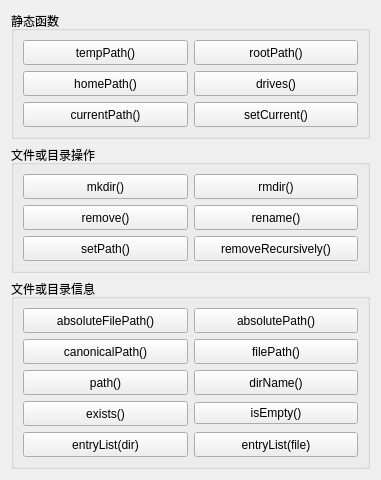
      <widget class="QWidget" name="pageDir">
       <property name="geometry">
        <rect>
         <x>0</x>
         <y>0</y>
         <width>381</width>
         <height>461</height>
        </rect>
       </property>
       <attribute name="icon">
        <iconset resource="res.qrc">
         <normaloff>:/images/images/007.GIF</normaloff>:/images/images/007.GIF</iconset>
       </attribute>
       <attribute name="label">
        <string>QDir类</string>
       </attribute>
       <layout class="QVBoxLayout" name="verticalLayout_4">
        <item>
         <widget class="QGroupBox" name="groupBox">
          <property name="title">
           <string>静态函数</string>
          </property>
          <layout class="QGridLayout" name="gridLayout_3">
           <item row="1" column="0">
            <widget class="QPushButton" name="pushButton_8">
             <property name="minimumSize">
              <size>
               <width>0</width>
               <height>25</height>
              </size>
             </property>
             <property name="toolTip">
              <string>Returns the absolute path of the user's home directory</string>
             </property>
             <property name="text">
              <string>homePath()</string>
             </property>
            </widget>
           </item>
           <item row="0" column="0">
            <widget class="QPushButton" name="pushButton_10">
             <property name="minimumSize">
              <size>
               <width>0</width>
               <height>25</height>
              </size>
             </property>
             <property name="toolTip">
              <string>Returns the absolute canonical path of the system's temporary directory</string>
             </property>
             <property name="text">
              <string>tempPath()</string>
             </property>
            </widget>
           </item>
           <item row="0" column="1">
            <widget class="QPushButton" name="pushButton_9">
             <property name="minimumSize">
              <size>
               <width>0</width>
               <height>25</height>
              </size>
             </property>
             <property name="toolTip">
              <string>Returns the absolute path of the root directory</string>
             </property>
             <property name="text">
              <string>rootPath()</string>
             </property>
            </widget>
           </item>
           <item row="1" column="1">
            <widget class="QPushButton" name="pushButton_7">
             <property name="minimumSize">
              <size>
               <width>0</width>
               <height>25</height>
              </size>
             </property>
             <property name="toolTip">
              <string>Returns a list of the root directories on this system</string>
             </property>
             <property name="text">
              <string>drives()</string>
             </property>
            </widget>
           </item>
           <item row="2" column="0">
            <widget class="QPushButton" name="pushButton_6">
             <property name="minimumSize">
              <size>
               <width>0</width>
               <height>25</height>
              </size>
             </property>
             <property name="toolTip">
              <string>Returns the absolute path of the application's current directory</string>
             </property>
             <property name="text">
              <string>currentPath()</string>
             </property>
            </widget>
           </item>
           <item row="2" column="1">
            <widget class="QPushButton" name="pushButton_60">
             <property name="minimumSize">
              <size>
               <width>0</width>
               <height>25</height>
              </size>
             </property>
             <property name="toolTip">
              <string>Sets the application's current working directory to path</string>
             </property>
             <property name="text">
              <string>setCurrent()</string>
             </property>
            </widget>
           </item>
          </layout>
         </widget>
        </item>
        <item>
         <widget class="QGroupBox" name="groupBox_4">
          <property name="title">
           <string>文件或目录操作</string>
          </property>
          <layout class="QGridLayout" name="gridLayout_2">
           <item row="0" column="0">
            <widget class="QPushButton" name="pushButton_20">
             <property name="minimumSize">
              <size>
               <width>0</width>
               <height>25</height>
              </size>
             </property>
             <property name="toolTip">
              <string>Creates a sub-directory called dirName.</string>
             </property>
             <property name="text">
              <string>mkdir()</string>
             </property>
            </widget>
           </item>
           <item row="2" column="0">
            <widget class="QPushButton" name="pushButton_22">
             <property name="minimumSize">
              <size>
               <width>0</width>
               <height>25</height>
              </size>
             </property>
             <property name="toolTip">
              <string>Removes the file, fileName.</string>
             </property>
             <property name="text">
              <string>remove()</string>
             </property>
            </widget>
           </item>
           <item row="2" column="1">
            <widget class="QPushButton" name="pushButton_23">
             <property name="minimumSize">
              <size>
               <width>0</width>
               <height>25</height>
              </size>
             </property>
             <property name="toolTip">
              <string>Renames a file or directory from oldName to newName</string>
             </property>
             <property name="text">
              <string>rename()</string>
             </property>
            </widget>
           </item>
           <item row="3" column="0">
            <widget class="QPushButton" name="pushButton_26">
             <property name="minimumSize">
              <size>
               <width>0</width>
               <height>25</height>
              </size>
             </property>
             <property name="toolTip">
              <string>Sets the path of the directory to path</string>
             </property>
             <property name="text">
              <string>setPath()</string>
             </property>
            </widget>
           </item>
           <item row="0" column="1">
            <widget class="QPushButton" name="pushButton_24">
             <property name="minimumSize">
              <size>
               <width>0</width>
               <height>25</height>
              </size>
             </property>
             <property name="toolTip">
              <string>Removes the directory specified by dirName.</string>
             </property>
             <property name="text">
              <string>rmdir()</string>
             </property>
            </widget>
           </item>
           <item row="3" column="1">
            <widget class="QPushButton" name="pushButton_12">
             <property name="minimumSize">
              <size>
               <width>0</width>
               <height>25</height>
              </size>
             </property>
             <property name="toolTip">
              <string>Removes the directory, including all its contents.</string>
             </property>
             <property name="text">
              <string>removeRecursively()</string>
             </property>
            </widget>
           </item>
          </layout>
         </widget>
        </item>
        <item>
         <widget class="QGroupBox" name="groupBox_3">
          <property name="title">
           <string>文件或目录信息</string>
          </property>
          <layout class="QGridLayout" name="gridLayout">
           <item row="1" column="1">
            <widget class="QPushButton" name="pushButton_19">
             <property name="minimumSize">
              <size>
               <width>0</width>
               <height>25</height>
              </size>
             </property>
             <property name="toolTip">
              <string>Returns the path name of a file in the directory</string>
             </property>
             <property name="text">
              <string>filePath()</string>
             </property>
            </widget>
           </item>
           <item row="4" column="0">
            <widget class="QPushButton" name="pushButton_11">
             <property name="minimumSize">
              <size>
               <width>0</width>
               <height>25</height>
              </size>
             </property>
             <property name="toolTip">
              <string>Returns a list of the names of all the files and directories in the directory</string>
             </property>
             <property name="text">
              <string>entryList(dir)</string>
             </property>
            </widget>
           </item>
           <item row="4" column="1">
            <widget class="QPushButton" name="pushButton_17">
             <property name="minimumSize">
              <size>
               <width>0</width>
               <height>25</height>
              </size>
             </property>
             <property name="toolTip">
              <string>Returns a list of the names of all the files and directories in the directory</string>
             </property>
             <property name="text">
              <string>entryList(file)</string>
             </property>
            </widget>
           </item>
           <item row="0" column="1">
            <widget class="QPushButton" name="pushButton_14">
             <property name="minimumSize">
              <size>
               <width>0</width>
               <height>25</height>
              </size>
             </property>
             <property name="toolTip">
              <string>Returns the absolute path (a path that starts with &quot;/&quot; or with a drive specification)</string>
             </property>
             <property name="text">
              <string>absolutePath()</string>
             </property>
            </widget>
           </item>
           <item row="1" column="0">
            <widget class="QPushButton" name="pushButton_15">
             <property name="minimumSize">
              <size>
               <width>0</width>
               <height>25</height>
              </size>
             </property>
             <property name="toolTip">
              <string>Returns the canonical path, i.e. a path without symbolic links or redundant &quot;.&quot; or &quot;..&quot; elements.</string>
             </property>
             <property name="text">
              <string>canonicalPath()</string>
             </property>
            </widget>
           </item>
           <item row="3" column="0">
            <widget class="QPushButton" name="pushButton_18">
             <property name="minimumSize">
              <size>
               <width>0</width>
               <height>25</height>
              </size>
             </property>
             <property name="toolTip">
              <string>Returns true if the directory exists</string>
             </property>
             <property name="text">
              <string>exists()</string>
             </property>
            </widget>
           </item>
           <item row="0" column="0">
            <widget class="QPushButton" name="pushButton_13">
             <property name="minimumSize">
              <size>
               <width>0</width>
               <height>25</height>
              </size>
             </property>
             <property name="toolTip">
              <string>Returns the absolute path name of a file in the directory</string>
             </property>
             <property name="text">
              <string>absoluteFilePath()</string>
             </property>
            </widget>
           </item>
           <item row="2" column="0">
            <widget class="QPushButton" name="pushButton_65">
             <property name="minimumSize">
              <size>
               <width>0</width>
               <height>25</height>
              </size>
             </property>
             <property name="toolTip">
              <string>Returns the path</string>
             </property>
             <property name="text">
              <string>path()</string>
             </property>
            </widget>
           </item>
           <item row="2" column="1">
            <widget class="QPushButton" name="pushButton_16">
             <property name="minimumSize">
              <size>
               <width>0</width>
               <height>25</height>
              </size>
             </property>
             <property name="toolTip">
              <string>Returns the name of the directory</string>
             </property>
             <property name="text">
              <string>dirName()</string>
             </property>
            </widget>
           </item>
           <item row="3" column="1">
            <widget class="QPushButton" name="pushButton_66">
             <property name="toolTip">
              <string>Returns whether the directory is empty</string>
             </property>
             <property name="text">
              <string>isEmpty()</string>
             </property>
            </widget>
           </item>
          </layout>
         </widget>
        </item>
       </layout>
      </widget>
